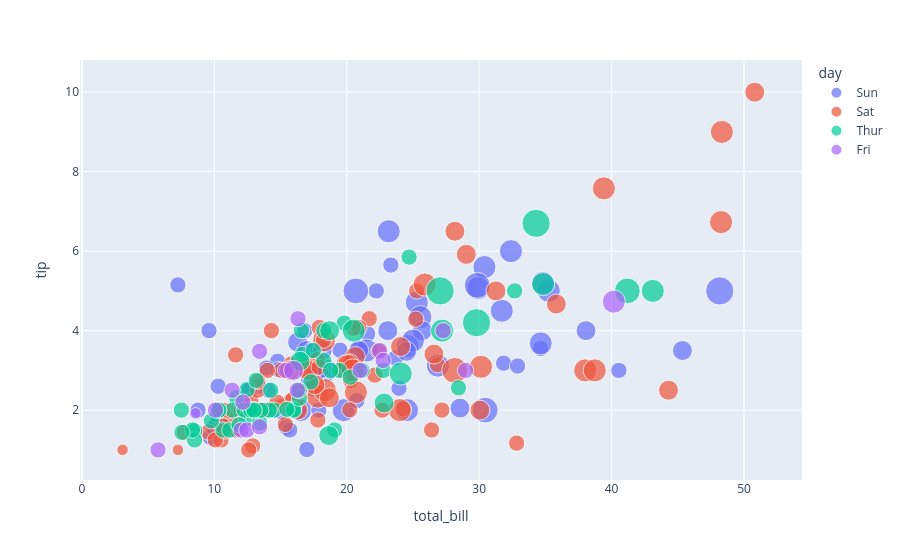

Notebook code cell kept with this figure:
### Code cell
# full advanced view
px.scatter(tips, x='total_bill', y='tip', color='day', size='size')
